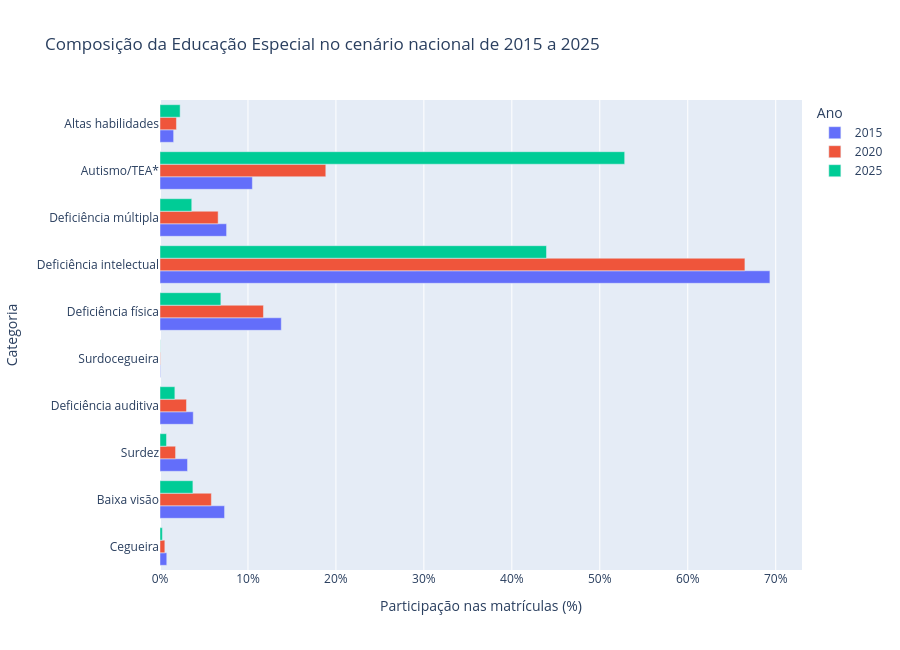

Source (notebook cell):
### Markdown cell above
## 2.2) Montagem dos DataFrames (*views*)

Aqui, a resposta será dada por meio da participação percentual de cada categoria no total de matrículas da Educação Especial. Para isso, identificamos as posições das colunas referentes aos diferentes tipos de deficiência, autismo/TEA e altas habilidades. Como os dados de 2015 e 2020 estão divididos entre classes comuns e exclusivas, foi preciso somar os valores correspondentes a cada categoria. A visualização será dada por meio de um gráfico de barras agrupadas, permitindo comparar a participação das categorias em 2015, 2020 e 2025.

### Code cell
# Posições das categorias de deficiência nas tabelas
categorias_deficiencia = {
    "Cegueira": 5,
    "Baixa visão": 6,
    "Surdez": 7,
    "Deficiência auditiva": 8,
    "Surdocegueira": 9,
    "Deficiência física": 10,
    "Deficiência intelectual": 11,
    "Deficiência múltipla": 12}

# Monta a view nacional por categoria e ano
dados_2 = []

for ano, tabelas_ano in tabelas_2.items():
    linhas = [limpar_2(df) for df in tabelas_ano]
    total = sum(linha.iloc[4] for linha in linhas)

    categorias = {
        nome: [indice] for nome, indice in categorias_deficiencia.items()}
    categorias["Autismo/TEA*"] = [13, 14, 15, 16] if ano == 2015 else [13]
    categorias["Altas habilidades"] = [17] if ano == 2015 else [14]

    for categoria, indices in categorias.items():
        matriculas = sum(
            sum(linha.iloc[indice] for indice in indices)
            for linha in linhas
        )

        dados_2.append({
            "Ano": str(ano),
            "Categoria": categoria,
            "Matrículas": matriculas,
            "Percentual": round(matriculas / total * 100, 2)
        })

view_geral_2 = pd.DataFrame(dados_2)
display(view_geral_2)


# Gráfico de barras agrupadas para comparar os três anos
fig_2 = px.bar(
    view_geral_2,
    x="Percentual",
    y="Categoria",
    color="Ano",
    barmode="group",
    orientation="h",
    hover_data=["Matrículas"],
    title="Composição da Educação Especial no cenário nacional de 2015 a 2025",
    labels={"Percentual": "Participação nas matrículas (%)"}
)

fig_2.update_layout(height=650)
fig_2.update_xaxes(ticksuffix="%")
fig_2.show()

### Figure 1 — Plotly figure (JSON) as saved in the notebook; plotly's stock layout.template omitted (floating-point values rounded to 4 significant figures)
{"data": [{"alignmentgroup": "True", "customdata": [[7154.0], [68280.0], [29150.0], [35200.0], [456.0], [128300.0], [645300.0], [70470.0], [97720.0], [14410.0]], "hovertemplate": "Ano=2015<br>Participação nas matrículas (%)=%{x}<br>Categoria=%{y}<br>Matrículas=%{customdata[0]}<extra></extra>", "legendgroup": "2015", "marker": {"color": "#636efa", "pattern": {"shape": ""}}, "name": "2015", "offsetgroup": "2015", "orientation": "h", "showlegend": true, "textposition": "auto", "type": "bar", "x": [0.77, 7.34, 3.13, 3.78, 0.05, 13.79, 69.34, 7.57, 10.5, 1.55], "xaxis": "x", "y": ["Cegueira", "Baixa visão", "Surdez", "Deficiência auditiva", "Surdocegueira", "Deficiência física", "Deficiência intelectual", "Deficiência múltipla", "Autismo/TEA*", "Altas habilidades"], "yaxis": "y"}, {"alignmentgroup": "True", "customdata": [[7216.0], [76450.0], [23140.0], [39440.0], [525.0], [153900.0], [870500.0], [86530.0], [246800.0], [24420.0]], "hovertemplate": "Ano=2020<br>Participação nas matrículas (%)=%{x}<br>Categoria=%{y}<br>Matrículas=%{customdata[0]}<extra></extra>", "legendgroup": "2020", "marker": {"color": "#EF553B", "pattern": {"shape": ""}}, "name": "2020", "offsetgroup": "2020", "orientation": "h", "showlegend": true, "textposition": "auto", "type": "bar", "x": [0.55, 5.84, 1.77, 3.01, 0.04, 11.76, 66.5, 6.61, 18.85, 1.87], "xaxis": "x", "y": ["Cegueira", "Baixa visão", "Surdez", "Deficiência auditiva", "Surdocegueira", "Deficiência física", "Deficiência intelectual", "Deficiência múltipla", "Autismo/TEA*", "Altas habilidades"], "yaxis": "y"}, {"alignmentgroup": "True", "customdata": [[6646.0], [91940.0], [18300.0], [41460.0], [439.0], [170000.0], [1080000.0], [88840.0], [1299000.0], [56240.0]], "hovertemplate": "Ano=2025<br>Participação nas matrículas (%)=%{x}<br>Categoria=%{y}<br>Matrículas=%{customdata[0]}<extra></extra>", "legendgroup": "2025", "marker": {"color": "#00cc96", "pattern": {"shape": ""}}, "name": "2025", "offsetgroup": "2025", "orientation": "h", "showlegend": true, "textposition": "auto", "type": "bar", "x": [0.27, 3.74, 0.74, 1.69, 0.02, 6.92, 43.94, 3.61, 52.83, 2.29], "xaxis": "x", "y": ["Cegueira", "Baixa visão", "Surdez", "Deficiência auditiva", "Surdocegueira", "Deficiência física", "Deficiência intelectual", "Deficiência múltipla", "Autismo/TEA*", "Altas habilidades"], "yaxis": "y"}], "layout": {"barmode": "group", "height": 650, "legend": {"title": {"text": "Ano"}, "tracegroupgap": 0}, "title": {"text": "Composição da Educação Especial no cenário nacional de 2015 a 2025"}, "xaxis": {"anchor": "y", "domain": [0, 1], "ticksuffix": "%", "title": {"text": "Participação nas matrículas (%)"}}, "yaxis": {"anchor": "x", "domain": [0, 1], "title": {"text": "Categoria"}}}}
